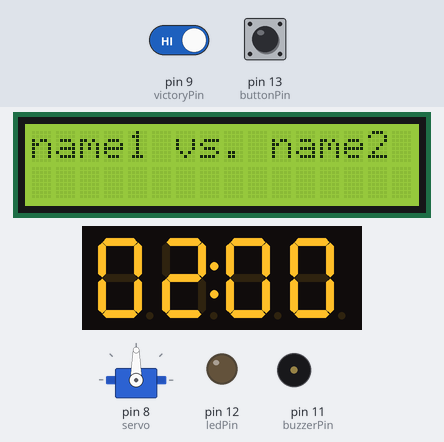
Bench run of a sketch on a simulated Arduino Uno, built with avr-gcc and run on an emulated ATmega328P. Shown: servo, 16×2 character LCD, 4-digit seven-segment display, output pins drawn as LEDs (lit = HIGH), buzzer (waves = sounding). Inputs (shaded band) come from the test bench; at power-on: pin 13 (buttonPin) HIGH, pin 9 (victoryPin) HIGH. What the sketch prints to the serial monitor is not drawn.

Above: at 1.3 s.
1.4 s: pin 13 (buttonPin) pulled LOW for 0.15 s
At 2.8 s:
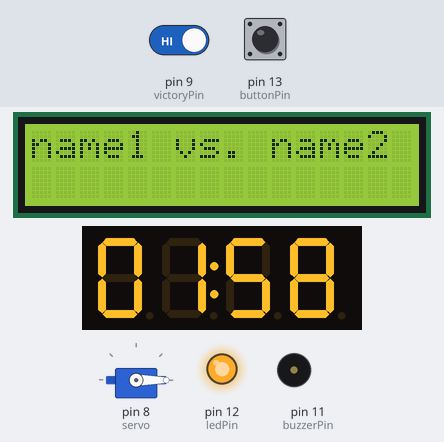
4.5 s: pin 9 (victoryPin) driven LOW
At 6.2 s:
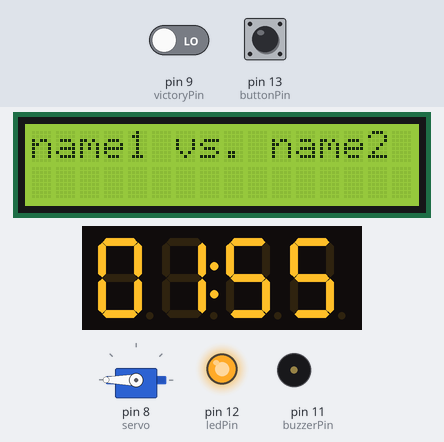
6.5 s: pin 13 (buttonPin) pulled LOW for 1 s
At 7.7 s:
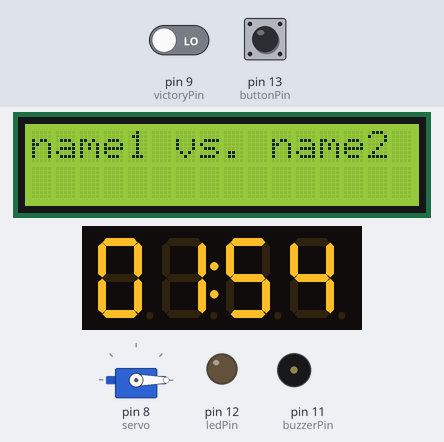
12.0 s: pin 13 (buttonPin) pulsed LOW 2 times (0.12 s each, 0.3 s apart)
At 13.3 s:
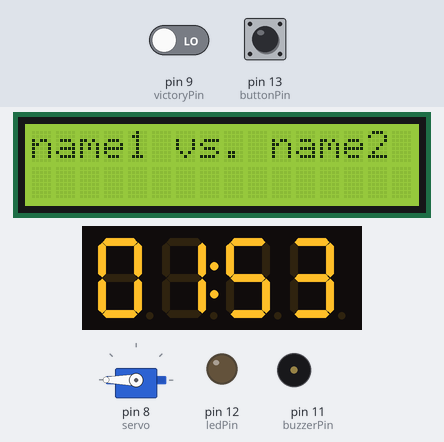
Timing chart, 0 to 15.0 s (numbered marks = the images above; inputs shaded):
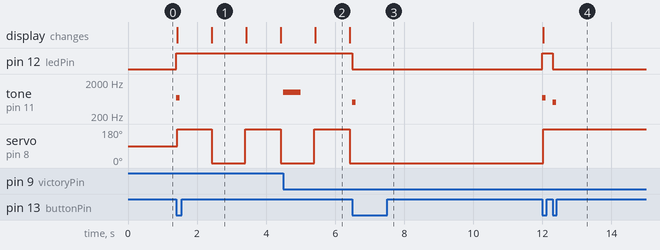

The sketch:

secondary.ino
```cpp
#include <time.h>
#include <Servo.h>
#include <LiquidCrystal_I2C.h>
#include <TM1637Display.h>
#include <SoftwareSerial.h>

// Setting up software serial
SoftwareSerial link(7,10);

// pins
int buttonPin = 13;
int ledPin = 12;
int buzzerPin = 11;
int victoryPin = 9;

// servo
Servo servo;
int pos = 0;

// led states
bool ledState = false;

// button states
int lastButtonState1 = 0;
int lastButtonState2 = 0;
unsigned long lastDebounceTime1 = 0;
unsigned long lastDebounceTime2 = 0;
unsigned long debounceDelay = 50;

// time
tm currTime;
unsigned long lastUpdate = 0;

// lcd
LiquidCrystal_I2C lcd(0x27, 16, 2);

// segment
TM1637Display seg(3,2);
char timeBuf[10];

// turn
bool isTurn = false;
char messageReceived;

void displayTime()
{
  int time = currTime.tm_min * 100 + currTime.tm_sec;
  seg.showNumberDecEx(time, 0b01000000, true);
}

void sendTurn() {
  link.write('T');
  Serial.println("Sent turn to P");
}

void setup()
{
  Serial.begin(9600);
  link.begin(9600);

  currTime.tm_min = 2;
  currTime.tm_sec = 0;

  pinMode(buttonPin, INPUT);
  pinMode(ledPin, OUTPUT);
  pinMode(buzzerPin, OUTPUT);

  servo.attach(8);

  lcd.init();
  lcd.backlight();
  lcd.setCursor(0,0);
  lcd.print("name1 vs. name2");

  seg.setBrightness(true);
  displayTime();
}


void loop()
{
  unsigned long currMillis = millis();
  int reading1 = digitalRead(buttonPin);
  int reading2 = digitalRead(victoryPin);

  // Reading from P
  if (link.available()) {
    messageReceived = link.read();
    Serial.println(messageReceived);
    if (messageReceived == 'T') {
      Serial.println("Received turn from S");
      isTurn = true;
    }
  }

  // button press
  if (reading1 == LOW && lastButtonState1 == HIGH) {
    if ((currMillis - lastDebounceTime1) > debounceDelay) {
      lastDebounceTime1 = currMillis;

      // toggle LED
      ledState = !ledState;
      digitalWrite(ledPin, ledState);

      // buzz when turn starts/ends
      if (ledState) {
        tone(buzzerPin, 700, 100);
    }
      if (!ledState) {
      	tone(buzzerPin, 500, 100);
        // Send turn to P
        isTurn = false;
        sendTurn();
      }

    }
  }

  // victory button press
  if (reading2 == LOW && lastButtonState2 == HIGH) {
    if ((currMillis - lastDebounceTime2) > debounceDelay) {
      lastDebounceTime2 = currMillis;
      tone(buzzerPin, 1000, 500);
    }
  }

  // update time
  if (millis() - lastUpdate >= 1000 && ledState) {
    lastUpdate = millis();

    // update seconds
    if (currTime.tm_min > 0 || currTime.tm_sec > 0) {
      currTime.tm_sec--;

      // servo tick
      pos += 180;
      if (pos > 180) {
        pos = 0;
      }
      servo.write(pos);

      // update minutes
      if (currTime.tm_sec < 0) {
      	currTime.tm_sec = 59;
      	currTime.tm_min--;
      }
    }
    if (currTime.tm_min < 1) {
      link.write('L');
      Serial.println("Sent time low to P");
    }
    // format time
    displayTime();
  }

  lastButtonState1 = reading1;
  lastButtonState2 = reading2;
}
```

Measured:
- after the input at 1.4 s, pin 12 (ledPin): LOW → HIGH at once; tone on pin 11 (buzzerPin): silent → 700 Hz at once, → silent 0.10 s later; servo on pin 8 (servo): alternates 180° for 1.0 s and 0° for 0.98 s, starting at once; the display: first changes at once (image 1 shows a later state)
- after the input at 4.5 s, tone on pin 11 (buzzerPin): silent → 1000 Hz at once, → silent 0.50 s later
- after the input at 6.5 s, pin 12 (ledPin): HIGH → LOW at once; tone on pin 11 (buzzerPin): silent → 500 Hz at once, → silent 0.10 s later; servo on pin 8 (servo): stops changing and stays 0°
- after the input at 12.0 s, pin 12 (ledPin): LOW → HIGH at once, → LOW 0.30 s later; tone on pin 11 (buzzerPin): silent → 700 Hz at once, → silent 0.10 s later, → 500 Hz 0.20 s later, → silent 0.10 s later; servo on pin 8 (servo): 0° → 180° at once; the display: changes at once (image 4)
- what the display in image 1 shows lasts 1.0 s, from 2.4 s to 3.4 s
